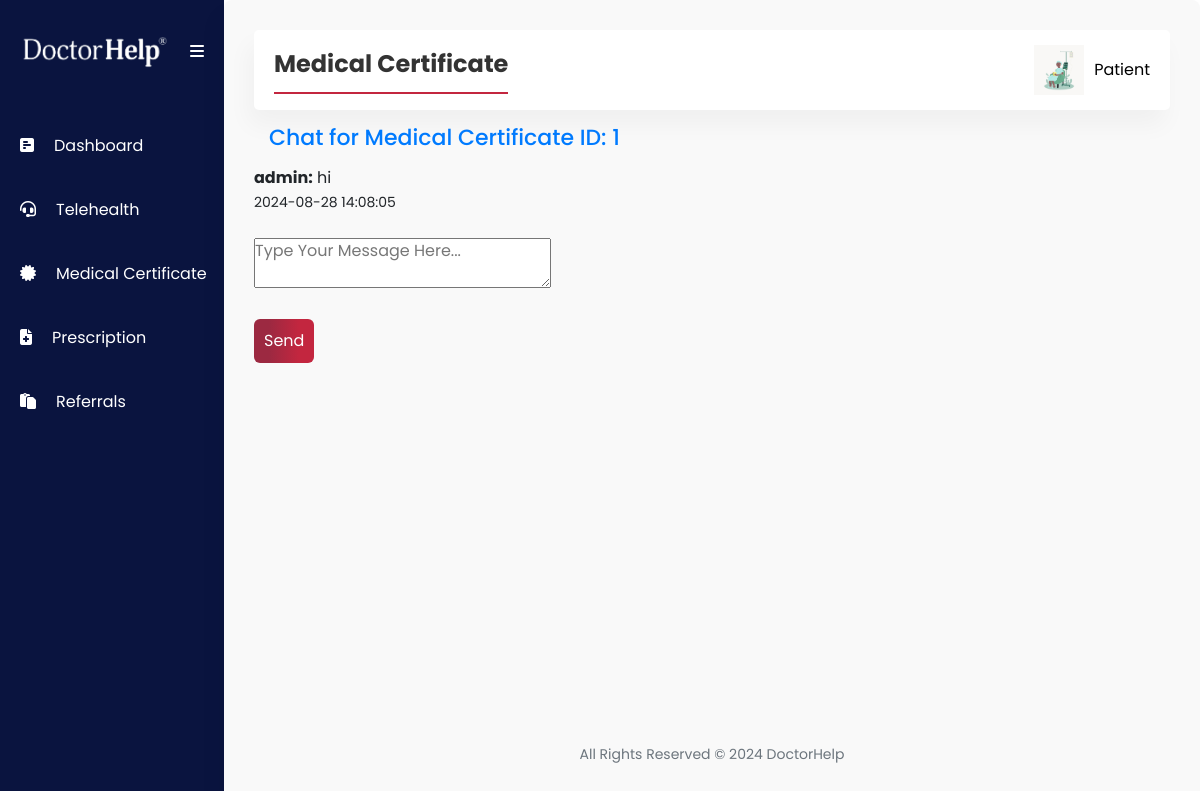
The page /patient/chat.php?certificate_id=1&doctor_name=doctor&email=doctor@doctor.com (signed in) on the database its author committed.
### tables this page shows
CREATE TABLE `patient` (
  `id` int(11) NOT NULL,
  `email` varchar(255) NOT NULL,
  `username` varchar(50) NOT NULL,
  `patient_name` text NOT NULL,
  `password` varchar(255) NOT NULL,
  `hpassword` varchar(255) NOT NULL,
  `profile_picture` varchar(255) DEFAULT 'default.jpg',
  `title` text NOT NULL,
  `name` text NOT NULL,
  `last_name` text NOT NULL,
  `phone` text NOT NULL,
  `address` text DEFAULT NULL,
  `dob` text NOT NULL,
  `gender` text NOT NULL,
  `medicare_detail` text NOT NULL,
  `expiry_year` text NOT NULL,
  `expiry_month` text NOT NULL,
  `created_date` timestamp NOT NULL DEFAULT current_timestamp(),
  `email_verify` varchar(20) NOT NULL,
  `token` varchar(225) NOT NULL,
  `token_expire` datetime DEFAULT NULL,
  `medirecord_id` varchar(255) DEFAULT NULL
);

CREATE TABLE `chat_messages` (
  `id` int(11) NOT NULL,
  `medical_certificate_id` int(11) DEFAULT NULL,
  `sender` enum('doctor','patient','admin') DEFAULT NULL,
  `message` text DEFAULT NULL,
  `timestamp` timestamp NOT NULL DEFAULT current_timestamp()
);

### patient/chat.php (the view, shortened to what this page needs)
<?php
include '../include/config.php';
$certificate_id = $_GET['certificate_id'];
$query = "SELECT sender, message, timestamp FROM chat_messages WHERE medical_certificate_id = ? ORDER BY timestamp ASC";
$stmt = $conn->prepare($query);
$stmt->bind_param("i", $certificate_id);
$stmt->execute();
$result = $stmt->get_result();
?>
<?php include("include/sidebar.php"); ?>
<div class="second-section">
    <section>
        <div class="navbar">
            <div class="page-title">
                <span>Medical Certificate</span>
            </div>
            <?php include("include/navbar.php"); ?>
        </div>
        <div>
            <h2 class="page-header">Chat for Medical Certificate ID: <?php echo $certificate_id; ?></h2>
            <div class="chat-box">
                <?php
                while ($row = $result->fetch_assoc()) {
                    $sender = htmlspecialchars($row['sender']);
                    $message = htmlspecialchars($row['message']);
                    $timestamp = htmlspecialchars($row['timestamp']);
                    echo "<div class='chat-message'>";
                    echo "<strong>{$sender}:</strong> {$message} <br><small>{$timestamp}</small>";
                    echo "</div>";
                }
                ?>
            </div>
            <form method="POST" action="">
                <br>
                <textarea name="message" required placeholder="Type your message here..."></textarea><br>
                <br>
                <button type="submit" class="button-class">Send</button>
            </form>
        </div>
    </section>
    <?php include("include/footer.php"); ?>
</div>
</body>
</html>

### patient/include/navbar.php (shortened to what this page needs)
<?php
include '../include/config.php';
$username = $_SESSION['username'];
$sql_query = "SELECT * FROM patient WHERE username='$username'";
$query_result = $conn->query($sql_query);
if ($query_result->num_rows > 0) {
    $user = $query_result->fetch_assoc();
} else {
    echo "User not found.";
    exit();
}
?>
<div class="navbar-title">
    <span onclick="toggleDropdown()">
        <img src="assets/img/<?php
        echo $user['profile_picture'];
        ?>" alt="Profile Picture" class="navbar-img">
        <button class="navbar-profile"> <?php
        echo $username;
        ?> </button>
    </span>
</div>

### patient/assets/styles.css (style rules this page uses)
:root { --skyblue-bg: #eff3f7; --white-color: #fff; --blue-text-icon: linear-gradient( 270deg, #c3263f 0%, #c3263f 25%, #9c2941 75% ); --hover-blue-text-icon: #c3263f; --sidebar-hover: #e0e3ff; --body-color: #212529; --sidebar-font: #ffffff; --footer-text: #6c757d; --date-time: #0099fb; --mehron: #cf2e2e; --date-time-bg: #ccebfe; --sidebar-color: #0a143f; --shadow: -5px 15px 25px rgba(0, 0, 0, 0.04); }
* { box-sizing: border-box; margin: 0; padding: 0; }
body { font-family: Poppins, Helvetica, sans-serif; overflow-x: hidden; }
.navbar { background-color: var(--white-color); color: var(--body-color); display: flex; justify-content: space-between; align-items: center; padding: 15px 20px; gap: 20px; width: -webkit-fill-available; box-shadow: var(--shadow); border-radius: 5px; }
.navbar-img { width: 50px; }
.page-title { border-bottom: 2px solid var(--hover-blue-text-icon); justify-content: start; padding-bottom: 10px; }
.navbar-title { font-size: 1.5rem; }
.navbar-title span { display: flex; align-items: center; column-gap: 10px; font-size: 20px; cursor: pointer; }
.navbar-title span .navbar-profile { border: none; background-color: transparent; font-size: 16px; text-transform: capitalize; }
.button-class { border: none; color: var(--white-color); background-image: var(--blue-text-icon) !important ; padding: 10px; border-radius: 6px; font-size: 16px; cursor: pointer; }
::placeholder { color: #777777; text-transform: capitalize; }
.second-section { padding: 30px; width: 100%; background-color: #f9f9f9; border-radius: 8px; box-shadow: var(--shadow); display: flex; flex-direction: column; justify-content: space-between; }
.page-title span { font-size: 24px; font-weight: bold; color: #333; }
h2.page-header { margin: 15px; font-size: 22px; color: #007bff; }

### rows shown on the page
patient: profile_picture (picture)
chat_messages: sender "admin", message "hi", timestamp "2024-08-28 14:08:05"

### other values the page prints
$username "Patient"
$certificate_id "1"
